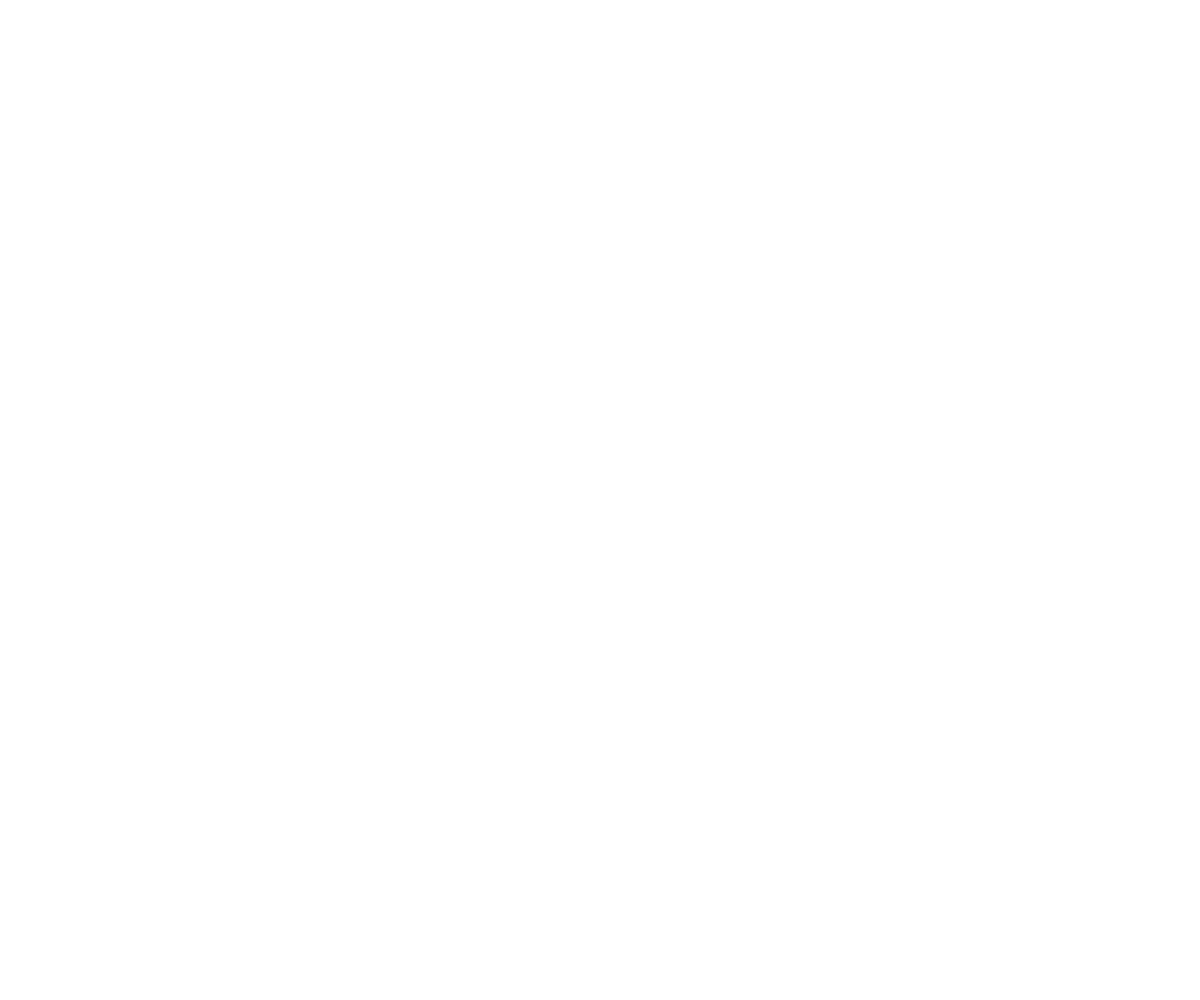
Frame 1 (no input)
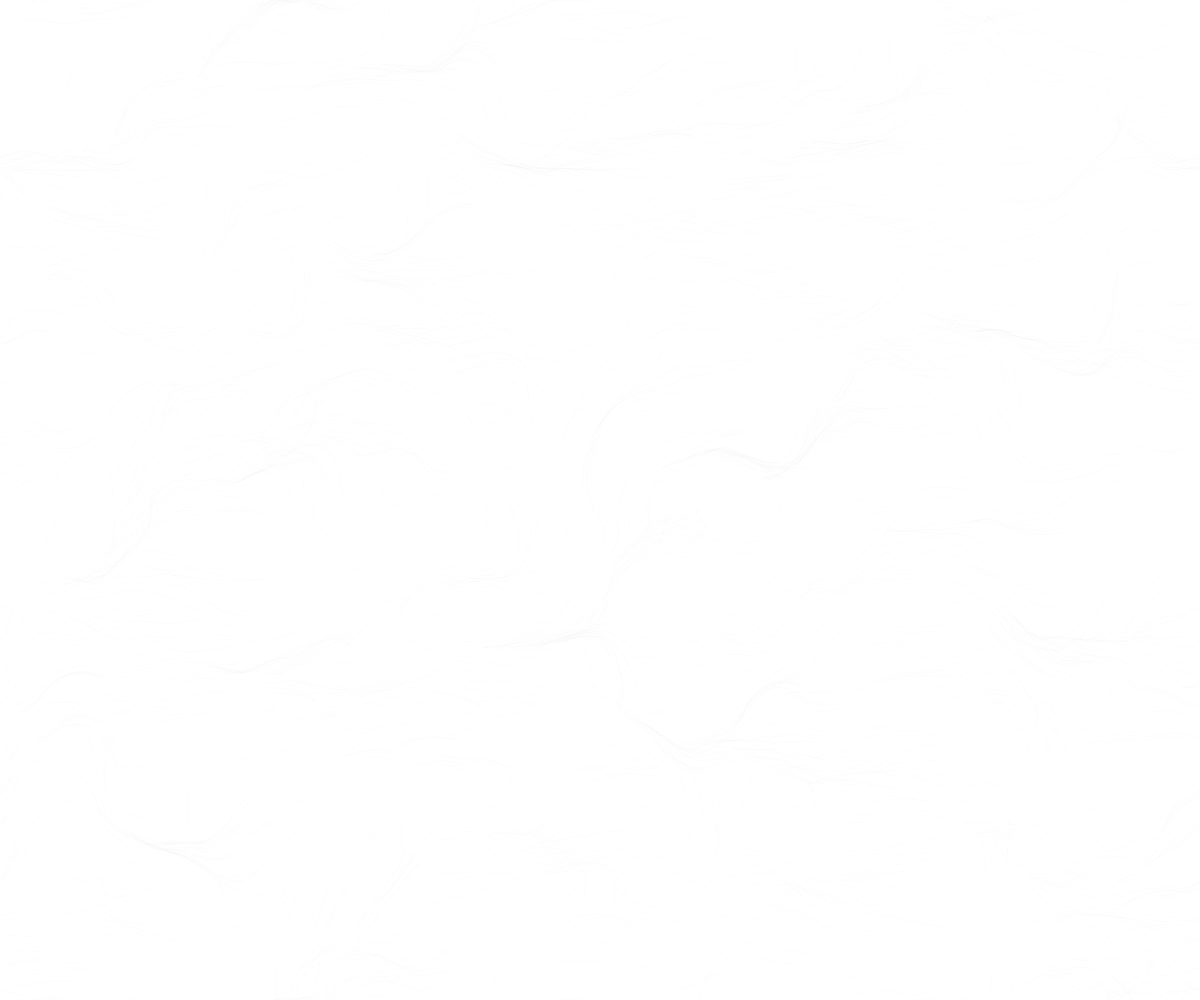
Frame 60 (no input)
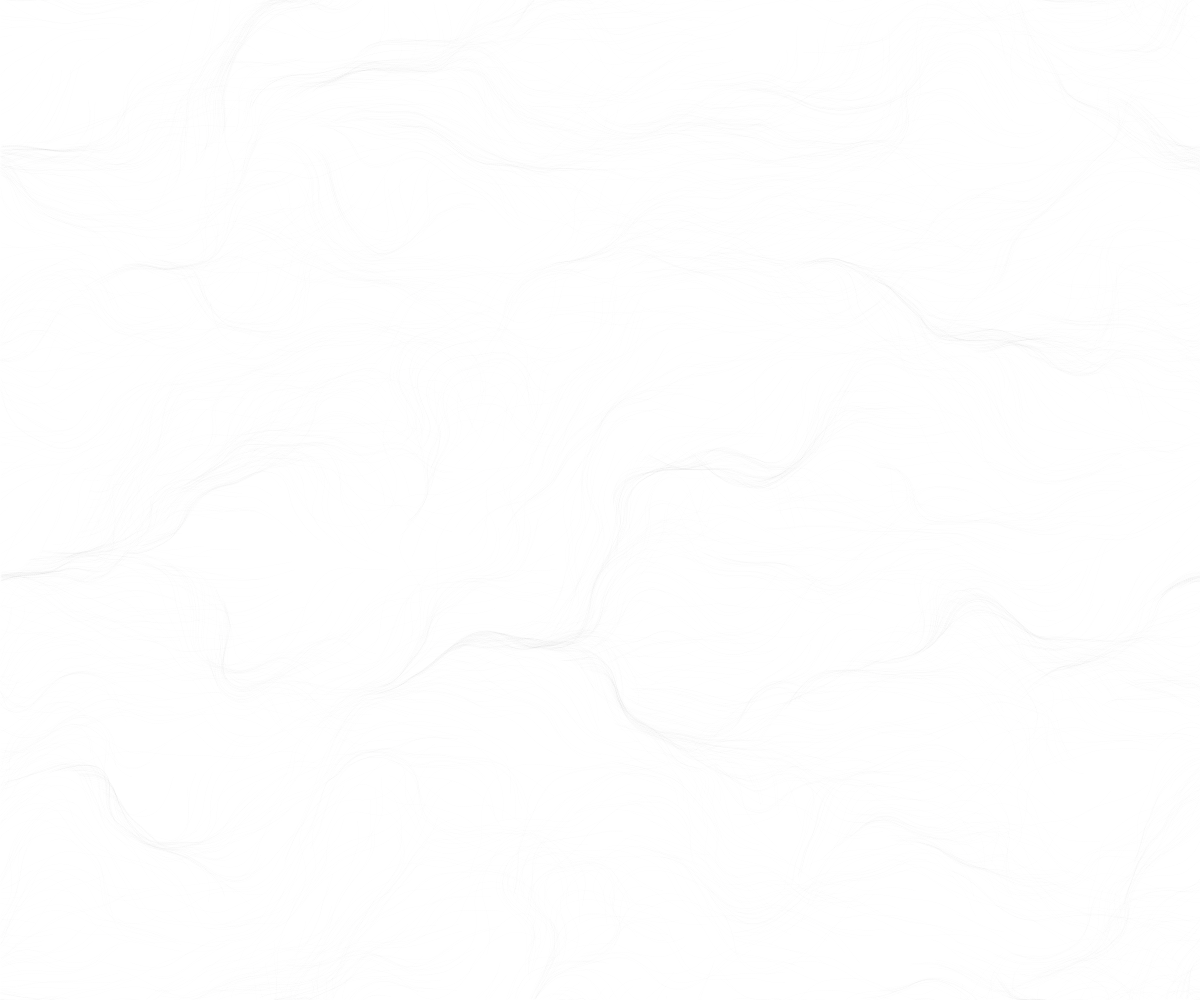
Frame 120 (the mouse pressed at the canvas centre since frame 60)

The p5.js sketch that drew these frames (run headless with seeded random() and noise() and a simulated clock; from frame 60 on, the mouse is pressed at the canvas centre):

// p5.js sketch
// ── sketch.js
let inc = 0.1;
let scale = 10;
let comlumns, rows;

let zoff = 0;
let particules = [];
let flowfield = [];
let tmp = 0;

let fr;

function setup() {
  createCanvas(window.innerWidth, window.innerHeight);
  comlumns = floor(width / scale);
  rows = floor(height / scale);
  fr = createP("");

  flowfield = new Array(comlumns * rows);
  for (let i = 0; i < 2500; i++) {
    particules[i] = new Particule();
  }
}

function draw() {
  // background(255);
  let yoff = 0;
  for (let x = 0; x < comlumns; x++) {
    let xoff = 0;
    for (let y = 0; y < rows; y++) {
      // let brightness = random(255);
      var index = x + y * comlumns;
      let angle = noise(xoff, yoff, zoff) * TWO_PI;
      let vector = p5.Vector.fromAngle(angle);
      vector.setMag(0.5);
      flowfield[index] = vector;
      xoff += inc;
      stroke(0, 50);
      // push();
      // translate(x * scale, y * scale);
      // rotate(vector.heading());
      // strokeWeight(1);
      // line(0, 0, scale, 0);
      // pop();
      // fill(brightness);
      // rect(x * scale, y * scale, scale, scale);
    }
    yoff += inc;
    zoff += 0.0001;
  }
  tmp += 1;
  particules.forEach(particule => {
    particule.follow(flowfield);
    particule.update();
    particule.edges();
    particule.show(tmp);
  });

  // noLoop();
  fr.html(floor(frameRate()));
}

// ── Particule.js
function Particule() {
  this.position = createVector(random(width), random(height));
  this.velocity = createVector(0, 0);
  this.acceleration = createVector(0, 0);
  this.maxSpeed = 2;

  this.prevPosition = this.position.copy();

  this.update = function() {
    this.velocity.add(this.acceleration);
    this.velocity.limit(this.maxSpeed);
    this.position.add(this.velocity);
    this.acceleration.mult(0);
  };

  this.applyForce = function(force) {
    this.acceleration.add(force);
  };

  this.show = function(tmp) {
    stroke(noise(tmp) * 255 - 50, noise(tmp) * 255 - 50, 0, 2);
    strokeWeight(1);
    line(
      this.position.x,
      this.position.y,
      this.prevPosition.x,
      this.prevPosition.y
    );

    // point(this.position.x, this.position.y);
    this.updatePrev();
  };

  this.updatePrev = function() {
    this.prevPosition.x = this.position.x;
    this.prevPosition.y = this.position.y;
  };

  this.edges = function() {
    if (this.position.x > width) {
      this.position.x = 0;
      this.updatePrev();
    }
    if (this.position.x < 0) {
      this.position.x = width;
      this.updatePrev();
    }
    if (this.position.y > height) {
      this.position.y = 0;
      this.updatePrev();
    }
    if (this.position.y < 0) {
      this.position.y = height;
      this.updatePrev();
    }
  };

  this.follow = function(vectors) {
    let x = floor(this.position.x / scale);
    let y = floor(this.position.y / scale);
    let index = x + y * comlumns;
    let force = vectors[index];
    this.applyForce(force);
  };
}
